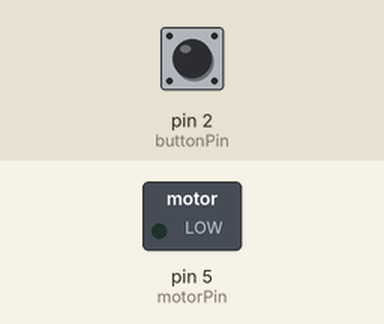
Recording of a sketch running on a simulated Arduino Uno, built with avr-gcc and run on an emulated ATmega328P. On the bench: switched loads named in the sketch (green lamp = pin HIGH). The test bench sets the inputs (shaded band); at power-on: pin 2 (buttonPin) HIGH. What the sketch prints to the serial monitor is not drawn.

Above: at 1.2 s.
1.3 s: pin 2 (buttonPin) pulled LOW for 0.15 s
At 1.38 s:
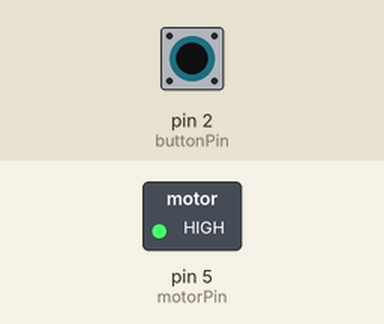
2.9 s: pin 2 (buttonPin) pulled LOW for 3.2 s
At 7.4 s:
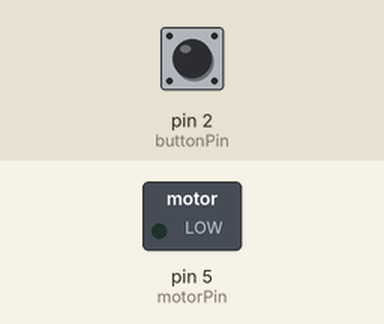
Timing chart, 0 to 8.9 s (numbered marks = the images above; inputs shaded):
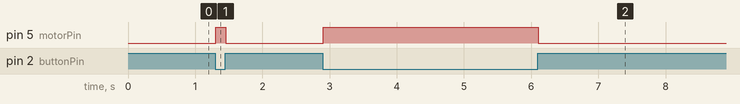

Measured:
- after the input at 1.3 s, pin 5 (motorPin): LOW → HIGH at once, → LOW 0.15 s later
- after the input at 2.9 s, pin 5 (motorPin): LOW → HIGH at once, → LOW 3.2 s later

The sketch:

sketch_mar30a.ino
```cpp
// Project 38 - Controlling the Motor

int buttonPin = 2;
int motorPin = 5;


void setup() {
  pinMode(buttonPin, INPUT_PULLUP); // important for active LOW
  pinMode(motorPin, OUTPUT);
  Serial.begin(9600);
}

void loop() {
  int buttonState = digitalRead(buttonPin);
  Serial.println(buttonState);
  if (buttonState == 0) { // button pressed
    analogWrite(motorPin, 255); // full speed
  } else {
    analogWrite(motorPin, 0); // stop motor
  }
}
```
